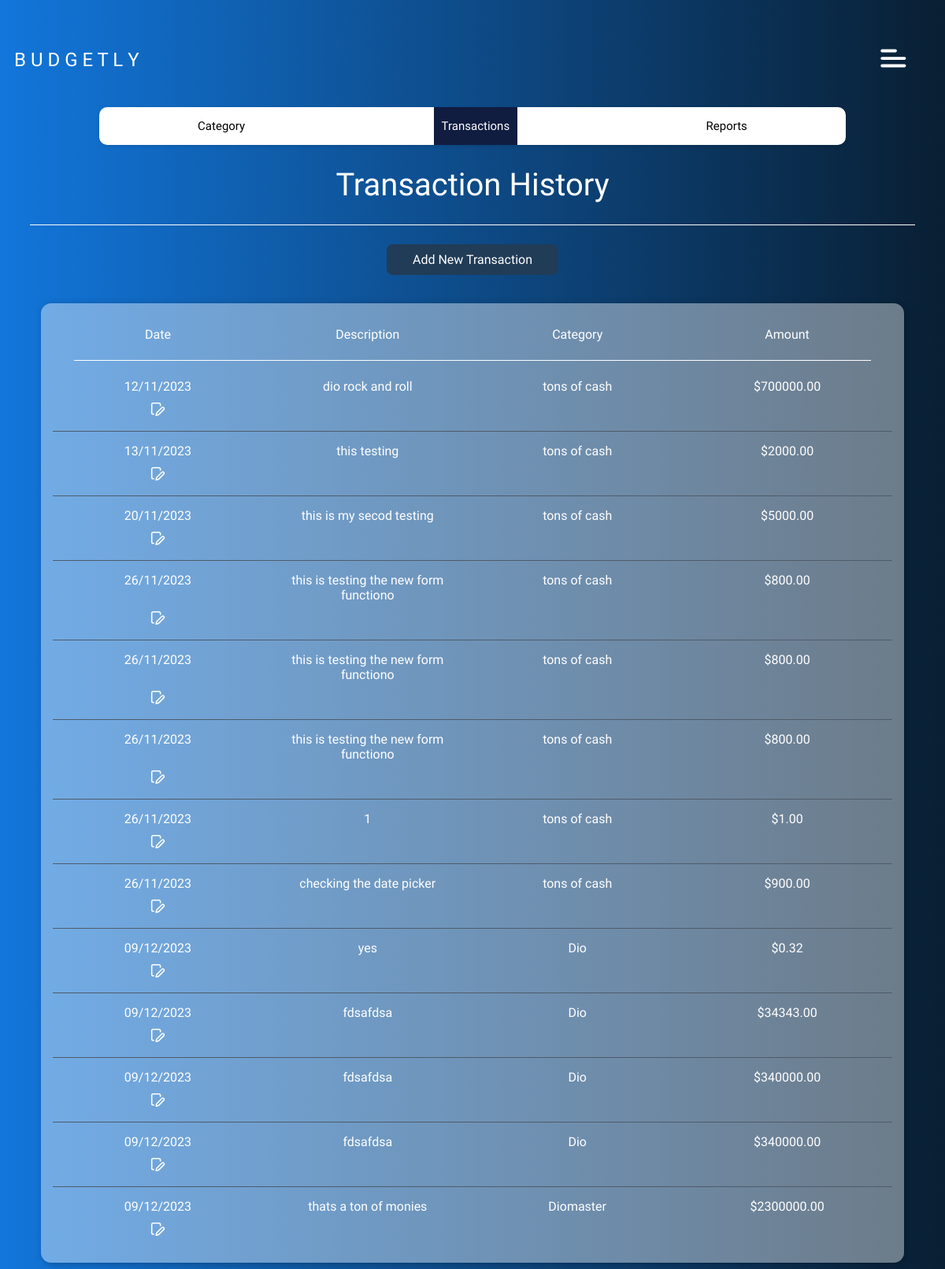
Page /budget/transactions/ on the earlier database version.
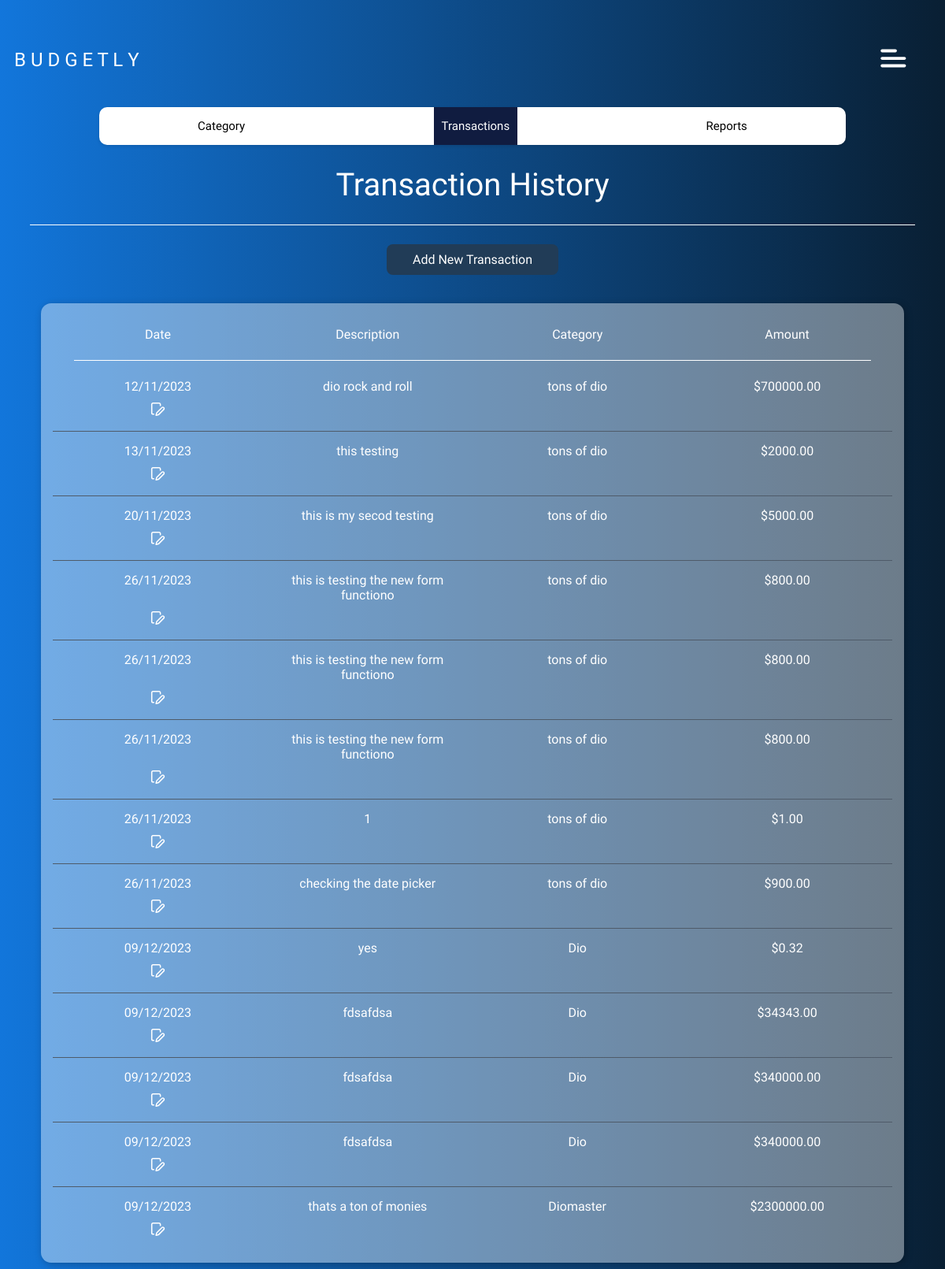
Same page on the later database version.
### expenses/models.py (models this page shows, shortened)
class Transaction(models.Model):
    category = models.ForeignKey('Category', on_delete=models.CASCADE)
    amount = models.DecimalField(max_digits=10, decimal_places=2)
    description = models.TextField()
    date = models.DateTimeField()
    item = models.ForeignKey('Item', on_delete=models.CASCADE)

class Category(models.Model):
    name = models.CharField(max_length=100)

### expenses/views.py (the view)
# urls.py: path('budget/transactions/', transactions_view, name='transactions'),
def transactions_view(request):
    transactions = Transaction.objects.filter()
    return render(request, 'budget/transactions.html', {'transactions': transactions})

### expenses/templates/budget/transactions.html
{% extends "../base/base.html" %}
{% load static %}
{% block template %}
{% include "base/navbar.html" %}
<div class="">
    <h1 class="page-header-title">Transaction History</h1>
    <hr class="horizontal-rule">
    <div class="new-transaction-button-container">
        <a href="{% url 'expenses:add_transaction' %}" class="new-category-button-link">
            <p class="new-category-button">Add New Transaction</p>
        </a>
    </div>
    <div class="transaction-card-container">
    <div class="transactions-table">
        <div class="transactions-table-header">
            <div class="table-cell">Date</div>
            <div class="table-cell">Description</div>
            <div class="table-cell">Category</div>
            <div class="table-cell">Amount</div>
        </div>
        <hr class="horizontal-rule">
        {% for transaction in transactions %}
        <div class="transaction-row">
            <div class="table-cell">{{ transaction.date|date:"d/m/Y" }}</div>
            <div class="table-cell">{{ transaction.description }}</div>
            <div class="table-cell">{{ transaction.category.name }}</div>
            <div class="table-cell">${{ transaction.amount }}</div>
            <div class="table-cell">
                <a href="{% url 'expenses:edit_transaction' transaction_id=transaction.id %}">
                    <img src="{% static 'expenses/images/edit.svg' %}">
                </a>
            </div>
        </div>
        {% empty %}
        <div class="transaction-row">
            <div class="table-cell" colspan="4">No transactions to show.</div>
        </div>
        {% endfor %}
    </div>
</div>
</div>
{% endblock %}

Differences in the rows shown:
changed through a linked row, Transaction "dio rock and roll": category.name "tons of cash" → "tons of dio"
changed through a linked row, Transaction "this testing": category.name "tons of cash" → "tons of dio"
changed through a linked row, Transaction "this is my secod testing": category.name "tons of cash" → "tons of dio"
changed through a linked row, Transaction (number 4 of 13 on the later page): category.name "tons of cash" → "tons of dio"
changed through a linked row, Transaction (number 5 of 13 on the later page): category.name "tons of cash" → "tons of dio"
changed through a linked row, Transaction (number 6 of 13 on the later page): category.name "tons of cash" → "tons of dio"
changed through a linked row, Transaction (number 7 of 13 on the later page): category.name "tons of cash" → "tons of dio"
changed through a linked row, Transaction "checking the date picker": category.name "tons of cash" → "tons of dio"
